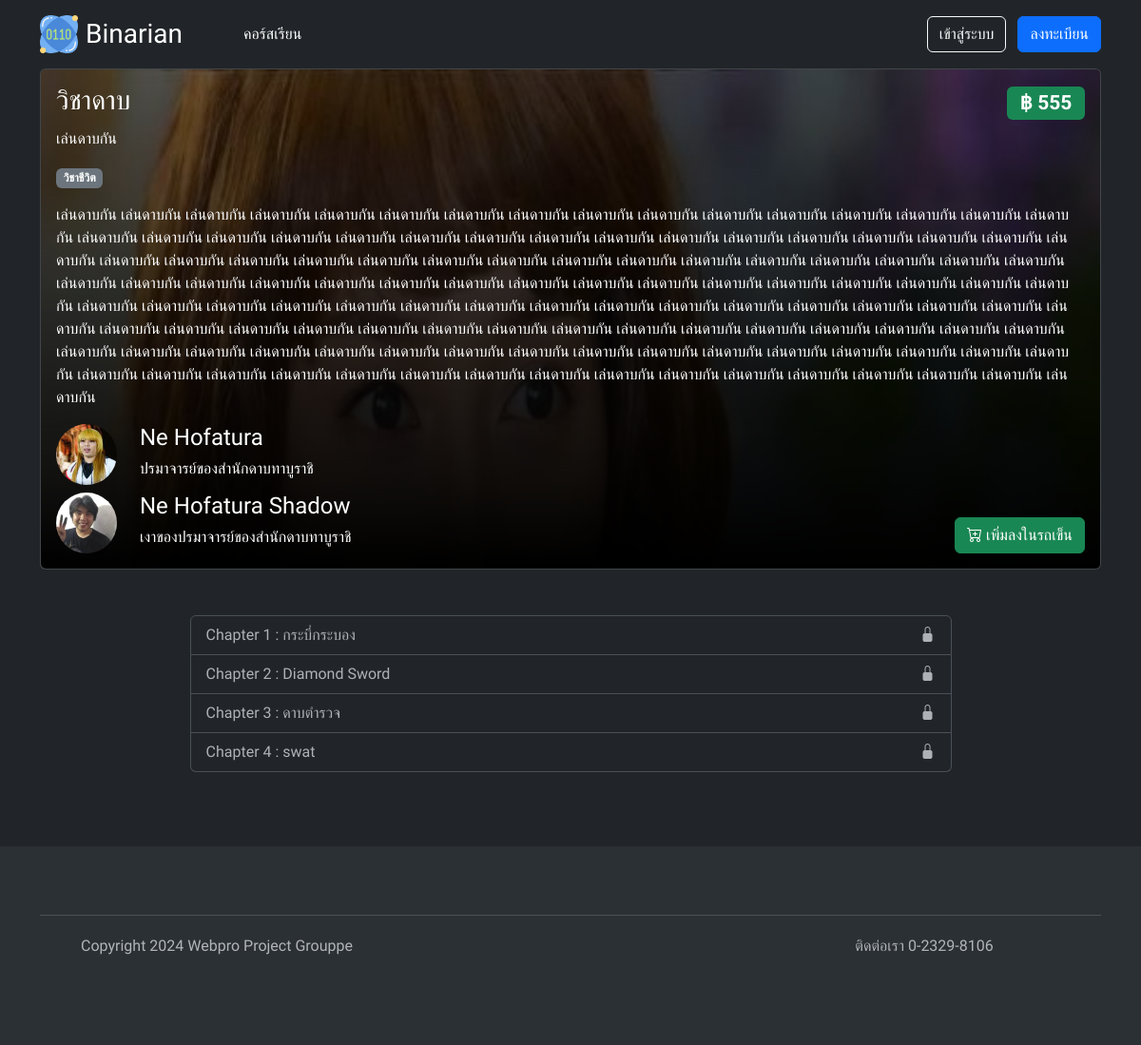
Screenshot of /course_detail.php?id=1 with the database file from the repository.
### tables this page shows
CREATE TABLE "instructors" (
	"id"	INTEGER,
	"username"	VARCHAR(32) NOT NULL,
	"first_name"	VARCHAR(64) NOT NULL,
	"last_name"	VARCHAR(64) NOT NULL,
	"profile_pic_hash"	CHARACTER(32),
	"password"	CHARACTER(72) NOT NULL,
	"role"	CHARACTER(64),
	"email"	CHARACTER(64),
	"phone"	CHARACTER(16),
	"created_date"	DATETIME,
	PRIMARY KEY("id" AUTOINCREMENT)
);

CREATE TABLE "course_contents" (
	"id"	INTEGER,
	"course_id"	INTEGER NOT NULL,
	"title"	VARCHAR(32) NOT NULL,
	"desc"	TEXT,
	"created_datetime"	DATETIME NOT NULL,
	FOREIGN KEY("course_id") REFERENCES "courses"("id") ON UPDATE RESTRICT ON DELETE CASCADE,
	PRIMARY KEY("id" AUTOINCREMENT)
);

### common.php (called while the page is built, shortened)
<?php
function prepare_other_data($row, $prefix = "") {
	if (isset($row['profile_pic_hash'])) {
		if ($row['profile_pic_hash'] != "") {
			$row['pfplink'] = $prefix . "avatars/" . $row['profile_pic_hash'] . '.jpg';
			return $row;
		}
	}
	$row['pfplink'] = get_pfplink_from_seed('saltPROJECTGROUPPE' . md5($row['username']));
	return $row;
}
	?>

### course_detail.php (the view, shortened to what this page needs)
<?php
require 'template_init.php';
if (isset($_GET["id"])) {
	$course_id = $_GET["id"];
} else {
	$db->go_to_home();
	exit();
}
$detail = $db->get_anonymous_course_detail($course_id);
require 'template_header.php';
?>
<div class="container">
	<div class="card text-bg-dark" style="overflow: hidden;">
		<div class="card-body" style="background-image: linear-gradient(#00000078, black), url(<?php echo $detail['cover_url'] ?>); background-size: cover;">
			<div class="d-flex justify-content-between">
				<h3 class="card-title"><?php echo $detail['name'] ?></h3>
				<h3><span class="badge text-bg-success">฿ <?php echo number_format($detail['price']) ?></span></h3>
			</div>
			<p class="card-text"><?php echo $detail['brief_desc'] ?></p>
			<p class="card-text">
				<?php $db->generate_category_badge($detail['category_id'], $detail['category_name']); ?>
			</p>
			<p class="card-text" style="min-height: 90px;">
				<?php echo $detail['desc'] ?>
			</p>
			<div class="d-flex align-items-center text-white text-decoration-none">
				<div class="d-flex flex-column gap-2">
					<?php
						foreach ($detail['instructors'] as $i) {
							?>
								<div class="d-flex align-items-center">
									<img src="<?php echo $i["pfplink"]; ?>" alt="avatar" width="64" height="64" class="rounded-circle me-4">
									<div>
										<h4><?php echo $i["first_name"] . ' ' . $i["last_name"] ?></h4>
										<h6><?php echo $i["role"] ?></h6>
									</div>
								</div>
							<?php
						}
					?>
				</div>
				<span class="ms-auto mt-auto">
					<?php $db->generate_course_button($detail['id'], "course_detail.php?id=" . $detail['id']); ?>
				</span>
			</div>
		</div>
	</div>
	<div class="d-flex flex-column flex-md-row p-4 gap-4 py-md-5 align-items-center justify-content-center">
		<div class="list-group w-75">
			<?php
				$is_bought = $db->is_course_bought($course_id);
				foreach ($detail['contents'] as $c) {
					if ($is_bought) {
					?>
						<a href="course_content.php?id=<?php echo $c['id'] ?>" class="list-group-item list-group-item-action">
							<span class="me-auto d-flex">
								<span class="w-100"><?php echo $c['title'] ?></span>
							</span>
						</a>
					<?php
					} else {
					?>
						<a class="list-group-item list-group-item-action disabled">
							<span class="me-auto d-flex">
								<span class="w-100"><?php echo $c['title'] ?></span>
								<i class="bi bi-lock-fill mt-auto mb-auto"></i>
							</span>
						</a>
					<?php
					}
				}
			?>
		</div>
	</div>
</div>
<?php
require 'template_footer.php';
?>

### template_header.php (shortened to what this page needs)
<!DOCTYPE html>
<html lang="en" data-bs-theme="dark">
<head>
	<link href="https://cdn.jsdelivr.net/npm/bootstrap@5.3.3/dist/css/bootstrap.min.css" rel="stylesheet">
	<link rel="stylesheet" href="https://cdn.jsdelivr.net/npm/bootstrap-icons@1.11.3/font/bootstrap-icons.min.css">
</head>
<body>
	<header class="p-3">
		<div class="container">
			<div class="d-flex flex-wrap align-items-center justify-content-center justify-content-lg-start">
				<a href="index.php" style="" class="d-flex align-items-center mb-2 mb-lg-0 text-white text-decoration-none">
					<img src="assets/logo.png" alt="logo" width="40" height="40">
					<h3 class="mt-auto mb-auto ms-2 me-5">Binarian</h3>
				</a>
				<ul class="nav col-12 col-lg-auto me-lg-auto mb-2 justify-content-center mb-md-0">
					<li class="nav-item">
						<a href="course_list.php" class="nav-link text-white">คอร์สเรียน</a>
					</li>
				</ul>
				<?php
					if (!$db->is_logged_in()) {
						?>
						<div class="auth-section">
							<a href="signin.php" class="btn btn-outline-light me-2">เข้าสู่ระบบ</a>
							<a href="signup.php" class="btn btn-primary">ลงทะเบียน</a>
						</div>
						<?php
					}
				?>
			</div>
		</div>
	</header>

### core.php (shortened to what this page needs)
<?php
require 'shopping.php';
require 'common.php';
	class App extends SQLite3 {
		function is_logged_in() {
			return isset($_SESSION["user"]);
		}
		function generate_category_badge($id, $name) {
			?>
			<a href="course_list.php?category=<?php echo $id ?>" class="badge text-bg-secondary" style="text-decoration: none;"><?php echo $name ?></a>
			<?php
		}
		function generate_course_button($course_id, $current_page_name, $other = "") {
			$show = 0;
			if ($show == 0) {
				?>
				<form action="action.php" method="post">
					<button type="submit" class="btn btn-success ms-auto">
						<i class="bi bi-cart-plus"></i>
						เพิ่มลงในรถเข็น
					</button>
				</form><?php
			} else if ($show == 1) {
				?>
				<form action="action.php" method="post">
					<input type="hidden" name="action" value="shopping_remove_course">
					<input type="hidden" name="course_id" value="<?php echo $course_id ?>">
					<input type="hidden" name="redirect_page" value="<?php echo $current_page_name ?>">
					<button type="submit" class="btn btn-outline-danger ms-auto">
						<i class="bi bi-cart-dash"></i>
						เอาออกจากรถเข็น
					</button>
					<?php echo $other ?>
				</form><?php
			} else if ($show == 2) {
				?>
				<form action="action.php" method="post">
					<input type="hidden" name="action" value="shopping_remove_course">
					<input type="hidden" name="course_id" value="<?php echo $course_id ?>">
					<input type="hidden" name="redirect_page" value="<?php echo $current_page_name ?>">
					<button type="submit" class="btn btn-outline-warning ms-auto" disabled>
						<i class="bi bi-cart-check-fill"></i>
						ซื้อแล้ว
					</button>
					<?php echo $other ?>
				</form><?php
			} else if ($show == 3) {
				?>
				<form action="course_edit.php" method="get" class="mb-0">
					<input type="hidden" name="id" value="<?php echo $course_id ?>">
					<button type="submit" class="btn btn-warning ms-auto">
						<i class="bi bi-pencil-fill"></i>
						แก้ไขคอร์ส
					</button>
					<?php echo $other ?>
				</form><?php
			} else if ($show == 4) {
				echo $other;
			}
		}
		function get_anonymous_course_detail($id) {
			if ($this->is_owned_course($id)) {
				$more_filter = "";
			} else {
				$more_filter = " AND visibility = 1";
			}
			$sql = "SELECT courses.id, courses.name, cover_hash, brief_desc, desc, category_id, price, course_categories.name as \"category_name\", visibility FROM courses JOIN course_categories ON category_id=course_categories.id WHERE courses.id = $id" . $more_filter;
			$ret = $this->query($sql);
			$row = $ret->fetchArray(SQLITE3_ASSOC);
			$row['cover_url'] = "avatars/" . $row['cover_hash'] . '.jpg';
			$sql = "SELECT username, first_name, last_name, role, profile_pic_hash FROM instructors WHERE id IN (SELECT instructor_id FROM course_instructors WHERE course_id = $id);";
			$ret = $this->query($sql);
			$instructors = array();
			while ($row2 = $ret->fetchArray(SQLITE3_ASSOC)) {
				$row2 = prepare_other_data($row2);
				array_push($instructors, $row2);
			}
			$row['instructors'] = $instructors;
			$sql = "SELECT id, title FROM course_contents WHERE course_id = $id;";
			$ret = $this->query($sql);
			$contents = array();
			while ($row2 = $ret->fetchArray(SQLITE3_ASSOC)) {
				array_push($contents, $row2);
			}
			$row['contents'] = $contents;
			return $row;
		}
		function is_course_bought($course_id) {
			return false;
		}
		function is_owned_course($course_id) {
			return false;
		}
	}
?>

### template_footer.php
	<footer class="py-5 text-center text-body-secondary bg-body-tertiary" style="margin-top: 30px;">
	<div class="container">
	<footer class="d-flex flex-wrap justify-content-between align-items-center py-3 my-4 border-top">
	<p class="col-md-4 mb-0 text-body-secondary">Copyright 2024 Webpro Project Grouppe</p>
	<a href="/" class="col-md-4 d-flex align-items-center justify-content-center mb-3 mb-md-0 me-md-auto link-body-emphasis text-decoration-none">
		<svg class="bi me-2" width="40" height="32"><use xlink:href="#bootstrap"></use></svg>
	</a>
	<p class="col-md-4 mb-0 text-body-secondary">ติดต่อเรา 0-2329-8106</p>
	</footer>
</body>
</html>

### template_header.php (style rules this page uses)
html { --bs-body-font-family: "IBM Plex Sans Thai Looped", sans-serif !important; }

### rows the page displays
instructors: shows a picture, first_name "Ne", last_name "Hofatura", role "ปรมาจารย์ของสำนักดาบทาบูราชิ"
instructors: shows a picture, first_name "Ne", last_name "Hofatura Shadow", role "เงาของปรมาจารย์ของสำนักดาบทาบูราชิ"
course_contents: title "Chapter 1 : กระบี่กระบอง"
course_contents: title "Chapter 2 : Diamond Sword"
course_contents: title "Chapter 3 : ดาบตำรวจ"
course_contents: title "Chapter 4 : swat"

### other values shown
$detail['name'] "วิชาดาบ"
$detail['price'] "555"
$detail['brief_desc'] "เล่นดาบกัน"
$name "วิชาชีวิต"
